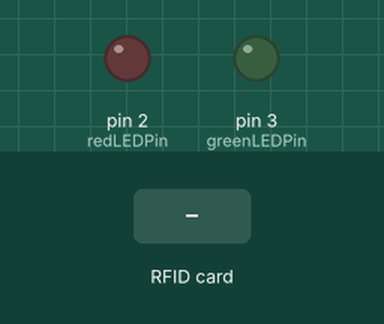
Bench run of a sketch on a simulated Arduino Uno, built with avr-gcc and run on an emulated ATmega328P. On the bench: output pins drawn as LEDs (lit = HIGH). Inputs (shaded band) come from the test bench. Pins used as bus, display or sensor lines are not drawn.

Above: at 1.2 s.
1.3 s: RFID card 7B A4 27 49 held to the reader
At 1.7 s:
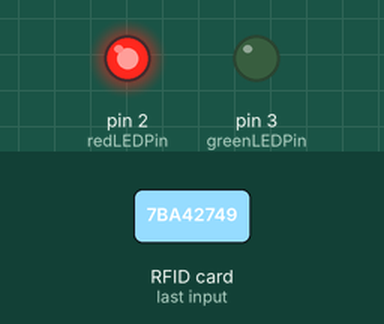
2.8 s: RFID card A1 17 E8 2B held to the reader
At 4.0 s:
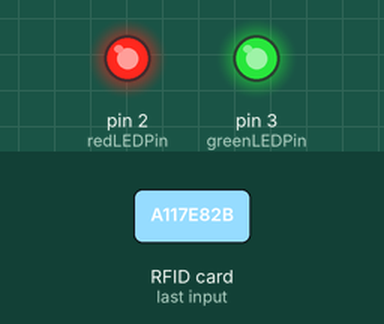
4.3 s: RFID card 7B A4 27 49 held to the reader
At 5.6 s:
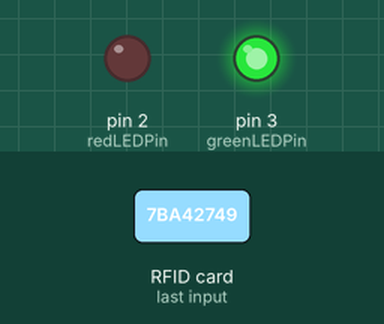
Timing chart, 0 to 7.3 s (numbered marks = the images above; inputs shaded):
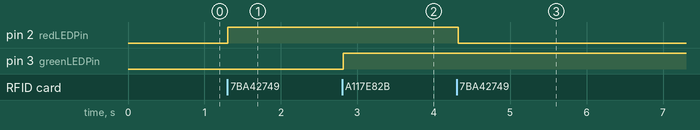

The sketch:

PLab_RFID_LED_test.ino
```cpp
// July/2014 Omer Siar Baysal
#include <SPI.h>
#include <MFRC522.h>

int successRead; // Variable integer to keep if we have Successful Read from Reader

byte readCard[4];           // Stores scanned ID read from RFID Module

/* We need to define MFRC522's pins and create instance
 * Pin layout should be as follows (on Arduino Uno):
 * MOSI: Pin 11 / ICSP-4
 * MISO: Pin 12 / ICSP-1
 * SCK : Pin 13 / ICSP-3
 * SS : Pin 10 (Configurable)
 * RST : Pin 9 (Configurable)
 * look MFRC522 Library for
 * pin configuration for other Arduinos.
 */

#define SS_PIN 10
#define RST_PIN 9
MFRC522 mfrc522(SS_PIN, RST_PIN);	// Create MFRC522 instance.

// My cards
byte myCard1[4] = {0x7B,0xA4,0x27,0x49}; // Card #1
byte myCard2[4] = {0xA1,0x17,0xE8,0x2B}; // Card #2

int const redLEDPin = 2;
int const greenLEDPin = 3;
boolean redLEDon = false;
boolean greenLEDon = false;

///////////////////////////////////////// Setup ///////////////////////////////////
void setup() {

  //Protocol Configuration
  SPI.begin();           // MFRC522 Hardware uses SPI protocol
  mfrc522.PCD_Init();    // Initialize MFRC522 Hardware
  pinMode(redLEDPin, OUTPUT);
  pinMode(greenLEDPin, OUTPUT);
}


///////////////////////////////////////// Main Loop ///////////////////////////////////
void loop() {
  successRead = getID(); // sets successRead to 1 when we get read from reader otherwise 0
  if (successRead) ; //the program will not go further while you not get a successful read
  {
    if (areEqual(readCard,myCard1)) {
      if (redLEDon) {
        digitalWrite(redLEDPin, LOW);
        redLEDon = false; }
       else {
        digitalWrite(redLEDPin, HIGH);
        redLEDon = true;}
    };
    if (areEqual(readCard,myCard2)) {
      if (greenLEDon) {
        digitalWrite(greenLEDPin, LOW);
        greenLEDon = false; }
       else {
        digitalWrite(greenLEDPin, HIGH);
        greenLEDon = true;}
    };
  }
}


boolean getID() {
  for (int i = 0; i < 4; i++) {  //
    readCard[i] = 0;
  };
  // Getting ready for Reading PICCs
  if ( ! mfrc522.PICC_IsNewCardPresent()) { //If a new PICC placed to RFID reader continue
    return false;
  }
  if ( ! mfrc522.PICC_ReadCardSerial()) { //Since a PICC placed get Serial and continue
    return false;
  }
  for (int i = 0; i < 4; i++) {  //
    readCard[i] = mfrc522.uid.uidByte[i];
  }
  mfrc522.PICC_HaltA(); // Stop reading
  return true;
}


boolean areEqual( byte a[], byte b[] ) {
  boolean match = true; // Assume they match at first
  for ( int k = 0; k < 4; k++ ) { // Loop 4 times
    if ( a[k] != b[k] ) // IF a != b then set match = false, one fails, all fail
      match = false;
  }
  return match;
}
```

Measured:
- after the input at 1.3 s, pin 2 (redLEDPin): LOW → HIGH at once
- after the input at 2.8 s, pin 3 (greenLEDPin): LOW → HIGH at once
- after the input at 4.3 s, pin 2 (redLEDPin): HIGH → LOW at once
